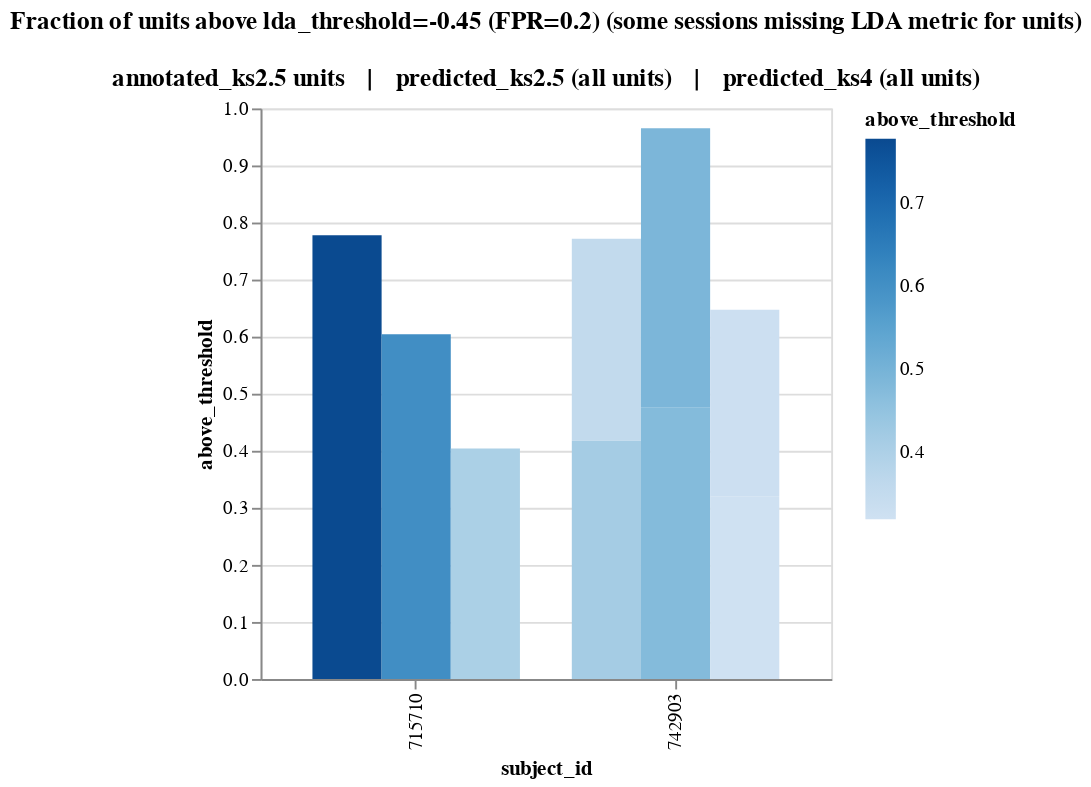

This figure's notebook cell:
### Code cell
def fpr_to_lda_threshold(fpr_threshold: float) -> float:
    return (
        get_roc_curve_df(metric='lda')
        .select(
            pl.col('value').sort_by((pl.col('fpr') - fpr_threshold).abs())
        )
        .get_column('value')
        .first()
    )
    
def get_above_lda_threshold_df(df: pl.DataFrame, lda_threshold: float, drop_empty: bool = True) -> pl.DataFrame:
    return (
        df
        .with_columns(
            session_id=pl.col('unit_id').str.split('_').list.slice(0, 2).list.join('_'),
            subject_id=pl.col('unit_id').str.split('_').list.get(0),
        )
        .group_by('session_id')
        .agg(
            pl.col('subject_id').first(),
            above_threshold=pl.col('lda').ge(lda_threshold).sum().truediv(pl.col('lda').count()),
            n_units_with_lda_score=pl.col('lda').count(),
        )
        .filter(
            (pl.col('n_units_with_lda_score') > 0) if drop_empty else pl.lit(True)
        )
        .with_columns(
            subject_total_above_threshold=pl.col('above_threshold').sum().over('subject_id'),
        )
    )
    
def get_sessions_above_threshold_chart(df: pl.DataFrame, fpr_threshold: float) -> alt.Chart:
    lda_threshold = fpr_to_lda_threshold(fpr_threshold)
    return (
        alt.Chart(df.pipe(get_above_lda_threshold_df, lda_threshold=lda_threshold)).mark_bar().encode(
            color=alt.Color('above_threshold:Q'),#.scale(domain=[0, 1]),
            x=alt.X('subject_id:N', sort='x'),
            y=alt.Y('above_threshold:Q'),
            tooltip=['session_id', 'above_threshold'],
        ).properties(
            title=[f'Fraction of units above {lda_threshold=:.2f} (FPR={fpr_threshold})', '(some sessions missing LDA metric for all units)'],
            width=1600,
            height=200,
        )
        .interactive()
    )
    
def get_combined_above_threshold_chart(fpr_threshold: float, with_ks4_only: bool = False) -> alt.Chart:
    lda_threshold = fpr_to_lda_threshold(fpr_threshold)
    source = pl.concat(
        [
            # annotated ks2.5 units -------------------------------------------- #
            get_df()
            .drop_nulls('drift_rating')
            .join(lda_all_df, on='unit_id', how='left')
            .pipe(get_above_lda_threshold_df, lda_threshold=lda_threshold)
            .with_columns(
                units_group=pl.lit('annotated_ks2.5'),
            ),
            # all ks2.5 units -------------------------------------------------- #
            lda_all_df
            .pipe(get_above_lda_threshold_df, lda_threshold=lda_threshold)
            .with_columns(
                units_group=pl.lit('predicted_ks2.5'),
            ),
            # all ks4 units ---------------------------------------------------- #
            lda_all_ks4_df
            .pipe(get_above_lda_threshold_df, lda_threshold=lda_threshold)
            .with_columns(
                units_group=pl.lit('predicted_ks4'),
            ),
        ]
    )
    if with_ks4_only:
        source = source.filter(pl.col('session_id').is_in(pl.col('session_id').filter(pl.col('units_group') == 'predicted_ks4')))
        
    order = ['annotated_ks2.5', 'predicted_ks2.5', 'predicted_ks4']
    assert all(name in source['units_group'].unique() for name in order)
    return (
        alt.Chart(source).mark_bar().encode(
            color=alt.Color('above_threshold:Q'),#.scale(domain=[0, 1]),
            x=alt.X('subject_id:N', sort='x'),
            y=alt.Y('above_threshold:Q'),
            order=alt.Order('session_id:N'),
            xOffset=alt.XOffset('units_group:N', sort=order),
            tooltip=['units_group', 'session_id', 'n_units_with_lda_score', 'above_threshold'],
        ).properties(
            title=[f'Fraction of units above {lda_threshold=:.2f} (FPR={fpr_threshold}) (some sessions missing LDA metric for units)', '', '{} units    |    {} (all units)    |    {} (all units)'.format(*order)],
            width=1800 if not with_ks4_only else 300,
            height=300,
        )
        .interactive()
    )

fpr_threshold = 0.2
get_combined_above_threshold_chart(
    fpr_threshold=fpr_threshold,
    with_ks4_only=True,
)

### Figure 1 — Vega-Lite specification as saved in the notebook (floating-point values rounded to 4 significant figures)
{"config": {"view": {"continuousWidth": 300, "continuousHeight": 300}}, "data": {"name": "data-ce99cc204f6bcff3b69e88386b01fa66"}, "mark": {"type": "bar"}, "encoding": {"color": {"field": "above_threshold", "type": "quantitative"}, "order": {"field": "session_id", "type": "nominal"}, "tooltip": [{"field": "units_group", "type": "nominal"}, {"field": "session_id", "type": "nominal"}, {"field": "n_units_with_lda_score", "type": "quantitative"}, {"field": "above_threshold", "type": "quantitative"}], "x": {"field": "subject_id", "sort": "x", "type": "nominal"}, "xOffset": {"field": "units_group", "sort": ["annotated_ks2.5", "predicted_ks2.5", "predicted_ks4"], "type": "nominal"}, "y": {"field": "above_threshold", "type": "quantitative"}}, "height": 300, "params": [{"name": "param_11", "select": {"type": "interval", "encodings": ["x", "y"]}, "bind": "scales"}], "title": ["Fraction of units above lda_threshold=-0.45 (FPR=0.2) (some sessions missing LDA metric for units)", "", "annotated_ks2.5 units    |    predicted_ks2.5 (all units)    |    predicted_ks4 (all units)"], "width": 300, "$schema": "https://vega.github.io/schema/vega-lite/v5.20.1.json", "datasets": {"data-ce99cc204f6bcff3b69e88386b01fa66": [{"session_id": "742903_2024-10-22", "subject_id": "742903", "above_threshold": 0.3542, "n_units_with_lda_score": 3360, "subject_total_above_threshold": 1.922, "units_group": "annotated_ks2.5"}, {"session_id": "742903_2024-10-21", "subject_id": "742903", "above_threshold": 0.4174, "n_units_with_lda_score": 115, "subject_total_above_threshold": 1.922, "units_group": "annotated_ks2.5"}, {"session_id": "715710_2024-07-17", "subject_id": "715710", "above_threshold": 0.7778, "n_units_with_lda_score": 27, "subject_total_above_threshold": 2.385, "units_group": "annotated_ks2.5"}, {"session_id": "742903_2024-10-21", "subject_id": "742903", "above_threshold": 0.4754, "n_units_with_lda_score": 1584, "subject_total_above_threshold": 2.217, "units_group": "predicted_ks2.5"}, {"session_id": "742903_2024-10-22", "subject_id": "742903", "above_threshold": 0.4897, "n_units_with_lda_score": 4252, "subject_total_above_threshold": 2.217, "units_group": "predicted_ks2.5"}, {"session_id": "715710_2024-07-17", "subject_id": "715710", "above_threshold": 0.6041, "n_units_with_lda_score": 1172, "subject_total_above_threshold": 2.533, "units_group": "predicted_ks2.5"}, {"session_id": "742903_2024-10-21", "subject_id": "742903", "above_threshold": 0.3194, "n_units_with_lda_score": 2110, "subject_total_above_threshold": 0.6472, "units_group": "predicted_ks4"}, {"session_id": "715710_2024-07-17", "subject_id": "715710", "above_threshold": 0.4041, "n_units_with_lda_score": 2378, "subject_total_above_threshold": 0.4041, "units_group": "predicted_ks4"}, {"session_id": "742903_2024-10-22", "subject_id": "742903", "above_threshold": 0.3278, "n_units_with_lda_score": 4018, "subject_total_above_threshold": 0.6472, "units_group": "predicted_ks4"}]}}
